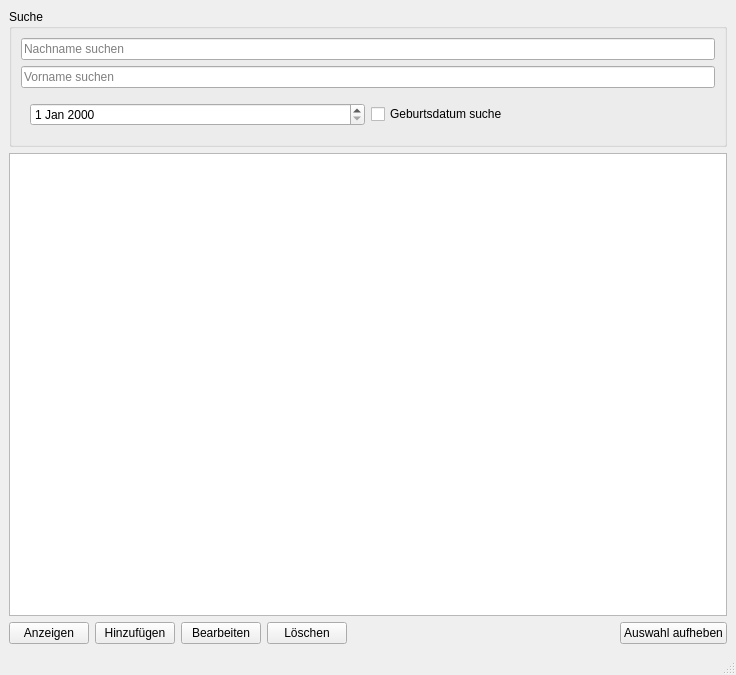
<?xml version="1.0" encoding="UTF-8"?>
<ui version="4.0">
 <class>MainWindow</class>
 <widget class="QMainWindow" name="MainWindow">
  <property name="geometry">
   <rect>
    <x>0</x>
    <y>0</y>
    <width>736</width>
    <height>675</height>
   </rect>
  </property>
  <property name="windowTitle">
   <string>MainWindow</string>
  </property>
  <widget class="QWidget" name="centralwidget">
   <layout class="QVBoxLayout" name="verticalLayout">
    <item>
     <layout class="QHBoxLayout" name="horizontalLayout"/>
    </item>
    <item>
     <widget class="QGroupBox" name="groupBox">
      <property name="title">
       <string>Suche</string>
      </property>
      <layout class="QVBoxLayout" name="verticalLayout_2">
       <item>
        <widget class="QLineEdit" name="lineEditNachname">
         <property name="text">
          <string/>
         </property>
         <property name="placeholderText">
          <string>Nachname suchen</string>
         </property>
        </widget>
       </item>
       <item>
        <widget class="QLineEdit" name="lineEditVorname">
         <property name="placeholderText">
          <string>Vorname suchen</string>
         </property>
        </widget>
       </item>
       <item>
        <widget class="QWidget" name="widget" native="true">
         <layout class="QHBoxLayout" name="horizontalLayout_5">
          <item>
           <widget class="QDateEdit" name="edtSucheDatum">
            <property name="font">
             <font>
              <pointsize>9</pointsize>
              <italic>false</italic>
              <bold>false</bold>
              <underline>false</underline>
              <strikeout>false</strikeout>
              <kerning>true</kerning>
             </font>
            </property>
            <property name="calendarPopup">
             <bool>false</bool>
            </property>
           </widget>
          </item>
          <item>
           <widget class="QCheckBox" name="chkDatumAktiv">
            <property name="text">
             <string>Geburtsdatum suche </string>
            </property>
           </widget>
          </item>
         </layout>
        </widget>
       </item>
      </layout>
     </widget>
    </item>
    <item>
     <widget class="QListWidget" name="listePatienten">
      <property name="font">
       <font>
        <pointsize>10</pointsize>
       </font>
      </property>
     </widget>
    </item>
    <item>
     <layout class="QHBoxLayout" name="horizontalLayout_2">
      <item>
       <widget class="QPushButton" name="pushButtonShow">
        <property name="text">
         <string>Anzeigen</string>
        </property>
       </widget>
      </item>
      <item>
       <widget class="QPushButton" name="pushButtonAdd">
        <property name="text">
         <string>Hinzufügen</string>
        </property>
       </widget>
      </item>
      <item>
       <widget class="QPushButton" name="pushButtonEdit">
        <property name="text">
         <string>Bearbeiten</string>
        </property>
       </widget>
      </item>
      <item>
       <widget class="QPushButton" name="pushButtonDelete">
        <property name="text">
         <string>Löschen</string>
        </property>
       </widget>
      </item>
      <item>
       <spacer name="horizontalSpacer">
        <property name="orientation">
         <enum>Qt::Horizontal</enum>
        </property>
        <property name="sizeHint" stdset="0">
         <size>
          <width>40</width>
          <height>20</height>
         </size>
        </property>
       </spacer>
      </item>
      <item>
       <widget class="QPushButton" name="pushButtonClearSelection">
        <property name="text">
         <string>Auswahl aufheben</string>
        </property>
       </widget>
      </item>
     </layout>
    </item>
   </layout>
  </widget>
  <widget class="QMenuBar" name="menubar">
   <property name="geometry">
    <rect>
     <x>0</x>
     <y>0</y>
     <width>736</width>
     <height>21</height>
    </rect>
   </property>
  </widget>
  <widget class="QStatusBar" name="statusbar"/>
 </widget>
 <resources/>
 <connections/>
</ui>
